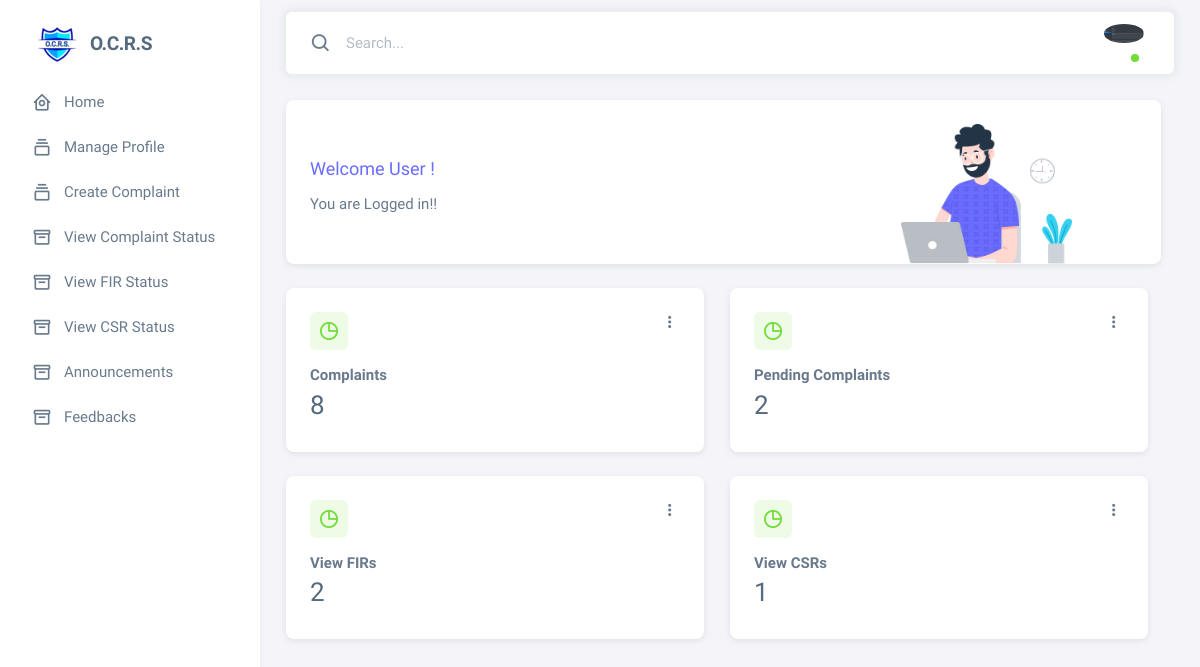
The page /user/ (signed in) on the database as committed earlier.
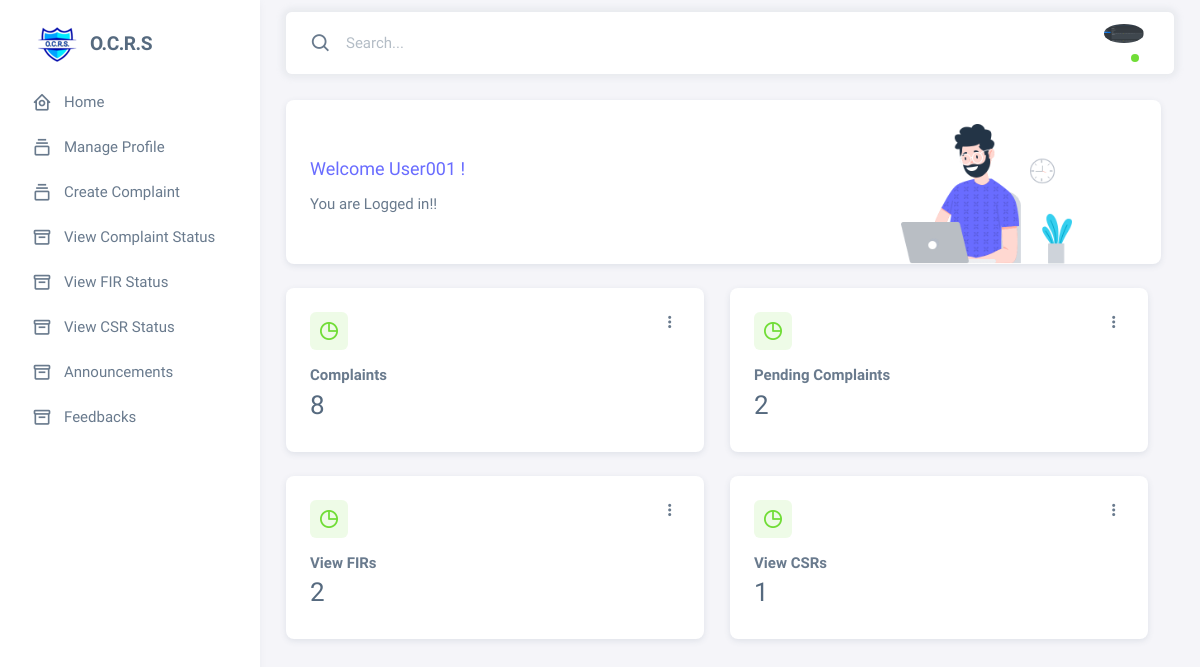
The same page on the database as committed later.
### accounts/models.py (models this page shows, shortened)
class CustomUser(AbstractBaseUser,  PermissionsMixin):
    groups = models.ManyToManyField(
        Group,
        verbose_name=_('groups'),
        blank=True,
        help_text=_(
            'The groups this user belongs to. A user will get all permissions '
            'granted to each of their groups.'
        ),
        related_name="customuser_groups",
        related_query_name="user",
    )
    user_permissions = models.ManyToManyField(
        Permission,
        blank=True,
        related_name='customuser_permissions' # specify a unique related name
    )
    user_id = models.AutoField(primary_key=True)
    username = models.CharField(max_length=150,unique=True)
    email = models.EmailField(max_length=254,null=False,blank=False,unique=True)
    Phone_Number = models.IntegerField(null=False,blank=False)
    first_name = models.CharField(max_length=150,null=False,blank=False)
    last_name = models.CharField(max_length=150,null=False,blank=False)
    password = models.CharField(max_length=128,null=False,blank=False)
    gender = models.CharField(max_length=7,null=False,blank=False)
    state = models.ForeignKey(state_master,to_field='state_name',null=False,blank=False,on_delete=models.PROTECT,related_name="state+")
    district = models.ForeignKey(district_master,to_field='district_name',null=False,blank=False,on_delete=models.PROTECT,related_name="complaint_in_district+")
    aadhaarno = models.IntegerField(null=False, blank=False)
    address = models.CharField(max_length=500,null=False,blank=False)
    pincode = models.IntegerField(null=False,blank=False)
    is_active = models.BooleanField(default=True)
    is_staff = models.BooleanField(default=False)
    is_superuser = models.BooleanField(default=False)
    is_user = models.BooleanField(default=True)
    state_id_no = models.IntegerField(null=True,blank=True)
    district_id_no = models.IntegerField(null=True,blank=True)
    created_at = models.DateTimeField(default=timezone.now, null=True, blank=True)
    updated_at = models.DateTimeField(auto_now=True,null=True,blank=True,)
    profile_image = models.ImageField(null=True, blank=True, upload_to="Profile images/",default="Profile images/default.png")
    USERNAME_FIELD = 'email'
    REQUIRED_FIELDS = ['username','Phone_Number','first_name','last_name','password','gender','aadhaarno','state','district','address','pincode']
    objects = CustomUserManager()

### complaints/userviews.py (the view)
# urls.py: path('',userviews.user, name='user'),
@login_required(login_url='landing_page')
def user(request):
    user_id = request.user.user_id
    user = CustomUser.objects.get(user_id=user_id)
    total_complaints = complaint_master.objects.filter(complainant_email=user.email).count()
    total_pending_complaints = complaint_master.objects.filter(complainant_email=user.email,status='Pending').count()
    total_firs= fir_master.objects.filter(complainant_email=user.email).count()
    total_csrs= csr_master.objects.filter(complainant_email=user.email).count()
    context = {
        'user': user,
        'total_complaints': total_complaints,
        'total_pending_complaints' : total_pending_complaints,
        'total_firs' : total_firs,
        'total_csrs' : total_csrs
    }
    return render(request, 'user.html',context)

### accounts/auth.py (called while the page is built)
    def get_user(self, user_id):
        UserModel = get_user_model()
        try:
            return UserModel.objects.get(pk=user_id)
        except UserModel.DoesNotExist:
            return None

### templates/user.html (shortened to what this page needs)
{% extends 'user_sidebar.html' %}
{% block hello_user %}
<div class="col-lg-8 mb-4 order-0">
    <div class="card" style="width: 150%;">
        <div class="d-flex align-items-end row">
            <div class="col-sm-7">
                <div class="card-body">
                    <h5 class="card-title text-primary" style="margin-top: -15%;">Welcome {{request.user.first_name }} !
                    </h5>
                    <p class="mb-4">
                        You are Logged in!!
                    </p>
                </div>
            </div>
            <div class="col-sm-5 text-center text-sm-left">
                <div class="card-body pb-0 px-0 px-md-4">
                    <img src="/static/common/img/illustrations/man-with-laptop-light.png" height="140"
                        alt="View Badge User" data-app-dark-img="illustrations/man-with-laptop-dark.png"
                        data-app-light-img="illustrations/man-with-laptop-light.png" />
                </div>
            </div>
        </div>
    </div>
</div>
{% endblock %}
{% block boxes %}
<div class="row order-1" >
    <div class="col-lg-6 col-md-12 col-6 mb-4">
        <div class="card">
            <div class="card-body">
                <div class="card-title d-flex align-items-start justify-content-between">
                    <div class="avatar flex-shrink-0">
                        <img src="/static/common/img/icons/unicons/chart-success.png" alt="chart success"
                            class="rounded" />
                    </div>
                    <div class="dropdown">
                        <button class="btn p-0" type="button" id="cardOpt3" data-bs-toggle="dropdown"
                            aria-haspopup="true" aria-expanded="false">
                            <i class="bx bx-dots-vertical-rounded"></i>
                        </button>
                    </div>
                </div>
                <span class="fw-semibold d-block mb-1">Complaints</span>
                <h3 class="card-title mb-2">{{total_complaints}}</h3>
            </div>
        </div>
    </div>
    <div class="col-lg-6 col-md-12 col-6 mb-4">
        <div class="card">
            <div class="card-body">
                <div class="card-title d-flex align-items-start justify-content-between">
                    <div class="avatar flex-shrink-0">
                        <img src="/static/common/img/icons/unicons/chart-success.png" alt="chart success"
                            class="rounded" />
                    </div>
                    <div class="dropdown">
                        <button class="btn p-0" type="button" id="cardOpt3" data-bs-toggle="dropdown"
                            aria-haspopup="true" aria-expanded="false">
                            <i class="bx bx-dots-vertical-rounded"></i>
                        </button>
                    </div>
                </div>
                <span class="fw-semibold d-block mb-1">Pending Complaints</span>
                <h3 class="card-title mb-2">{{total_pending_complaints}}</h3>
            </div>
        </div>
    </div>
</div>
<div class="row order-1" >
    <div class="col-lg-6 col-md-12 col-6 mb-4">
        <div class="card">
            <div class="card-body">
                <div class="card-title d-flex align-items-start justify-content-between">
                    <div class="avatar flex-shrink-0">
                        <img src="/static/common/img/icons/unicons/chart-success.png" alt="chart success"
                            class="rounded" />
                    </div>
                    <div class="dropdown">
                        <button class="btn p-0" type="button" id="cardOpt3" data-bs-toggle="dropdown"
                            aria-haspopup="true" aria-expanded="false">
                            <i class="bx bx-dots-vertical-rounded"></i>
                        </button>
                    </div>
                </div>
                <span class="fw-semibold d-block mb-1">View FIRs</span>
                <h3 class="card-title mb-2">{{total_firs}}</h3>
            </div>
        </div>
    </div>
    <div class="col-lg-6 col-md-12 col-6 mb-4">
        <div class="card">
            <div class="card-body">
                <div class="card-title d-flex align-items-start justify-content-between">
                    <div class="avatar flex-shrink-0">
                        <img src="/static/common/img/icons/unicons/chart-success.png" alt="chart success"
                            class="rounded" />
                    </div>
                    <div class="dropdown">
                        <button class="btn p-0" type="button" id="cardOpt3" data-bs-toggle="dropdown"
                            aria-haspopup="true" aria-expanded="false">
                            <i class="bx bx-dots-vertical-rounded"></i>
                        </button>
                    </div>
                </div>
                <span class="fw-semibold d-block mb-1">View CSRs</span>
                <h3 class="card-title mb-2">{{total_csrs}}</h3>
            </div>
        </div>
    </div>
</div>
{% endblock %}

### templates/user_sidebar.html (shortened to what this page needs)
{% extends 'common_css_js_links.html' %}
{% block user_sidebar %}
<aside id="layout-menu" class="layout-menu menu-vertical menu bg-menu-theme">
    <div class="app-brand demo">
        <a href="{% url 'index'  %}" class="app-brand-link">
            <span class="app-brand-logo demo">
                <img src="/static/landing_page/images/logo2.png" alt="">
            </span>
            <span class="app-brand-text demo menu-text fw-bolder ms-2" style="text-transform: none;">O.C.R.S</span>
        </a>
    </div>
    <ul class="menu-inner py-1">
        <li class="menu-item">
            <a href="{% url 'user' %}" class="menu-link">
                <i class="menu-icon tf-icons bx bx-home-circle"></i>
                <div data-i18n="Analytics">Home</div>
            </a>
        </li>
        <li class="menu-item">
            <a href="{% url 'user_manage_profile' %}" class="menu-link">
                <i class="menu-icon tf-icons bx bx-collection"></i>
                <div data-i18n="Basic">Manage Profile</div>
            </a>
        </li>
        <li class="menu-item">
            <a href="{% url 'create_complaint' %}" class="menu-link">
                <i class="menu-icon tf-icons bx bx-collection"></i>
                <div data-i18n="Basic">Create Complaint</div>
            </a>
        </li>
        <li class="menu-item">
            <a href="{% url 'user_view_complaints'  %}" class="menu-link">
                <i class="menu-icon tf-icons bx bx-box"></i>
                <div data-i18n="Layouts">View Complaint Status</div>
            </a>
        </li>
        <li class="menu-item">
            <a href="{% url 'user_view_firs'  %}" class="menu-link">
                <i class="menu-icon tf-icons bx bx-box"></i>
                <div data-i18n="Layouts">View FIR Status</div>
            </a>
        </li>
        <li class="menu-item">
            <a href="{% url 'user_view_csrs'  %}" class="menu-link">
                <i class="menu-icon tf-icons bx bx-box"></i>
                <div data-i18n="Layouts">View CSR Status</div>
            </a>
        </li>
        <li class="menu-item">
            <a href="javascript:void(0);" class="menu-link">
                <i class="menu-icon tf-icons bx bx-box"></i>
                <div data-i18n="Layouts">Announcements</div>
            </a>
        </li>
        <li class="menu-item">
            <a href="javascript:void(0);" class="menu-link">
                <i class="menu-icon tf-icons bx bx-box"></i>
                <div data-i18n="Layouts">Feedbacks</div>
            </a>
    </ul>
</aside>
{% endblock %}

### templates/common_css_js_links.html (shortened to what this page needs)
<html lang="en" class="light-style layout-menu-fixed" dir="ltr" data-theme="theme-default"
    data-assets-path="/static/common/" data-template="vertical-menu-template-free">
<head>
    <link rel="stylesheet" href="/static/common/vendor/fonts/boxicons.css" />
    <link rel="stylesheet" href="/static/common/vendor/css/core.css" class="template-customizer-core-css" />
    <link rel="stylesheet" href="/static/common/vendor/css/theme-default.css" class="template-customizer-theme-css" />
    <link rel="stylesheet" href="/static/common/css/demo.css" />
    <link rel="stylesheet" href="/static/common/vendor/libs/perfect-scrollbar/perfect-scrollbar.css" />
    <link rel="stylesheet" href="/static/common/vendor/libs/apex-charts/apex-charts.css" />
</head>
<body>
    <div class="layout-wrapper layout-content-navbar">
        <div class="layout-container">
            {% block user_sidebar %}
            {% endblock %}
            <div class="layout-page">
                <nav class="layout-navbar container-xxl navbar navbar-expand-xl navbar-detached align-items-center bg-navbar-theme"
                    id="layout-navbar">
                    <div class="navbar-nav-right d-flex align-items-center" id="navbar-collapse">
                        <div class="navbar-nav align-items-center">
                            <div class="nav-item d-flex align-items-center">
                                <i class="bx bx-search fs-4 lh-0"></i>
                                <input type="text" class="form-control border-0 shadow-none" placeholder="Search..."
                                    aria-label="Search..." />
                            </div>
                        </div>
                        <ul class="navbar-nav flex-row align-items-center ms-auto">
                            <li class="nav-item navbar-dropdown dropdown-user dropdown">
                                <a class="nav-link dropdown-toggle hide-arrow" href="javascript:void(0);"
                                    data-bs-toggle="dropdown">
                                    <div class="avatar avatar-online">
                                        <img src="{{ MEDIA_URL }}{{ user.profile_image.url }}" alt
                                            class="w-px-40 h-auto rounded-circle" />
                                    </div>
                                </a>
                            </li>
                        </ul>
                    </div>
                </nav>
                <div class="content-wrapper">
                    <div class="container-xxl flex-grow-1 container-p-y">
                        <div class="row">
                            {% block hello_user %}
                            {% endblock %}
                            {% block boxes %}
                            {% endblock %}
                        </div>
                    </div>
                </div>
            </div>
        </div>
    </div>
</body>

### static/common/css/demo.css (style rules this page uses)
.menu .app-brand.demo { height: 64px; margin-top: 12px; }
.app-brand-text.demo { font-size: 1.2rem; letter-spacing: -0.5px; text-transform: lowercase; }

Rows that differ between the two databases and show on the page:
changed CustomUser: user.first_name "User" → "User001"
